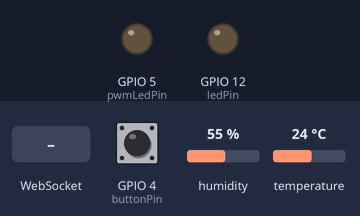
Bench run of a sketch on a simulated ESP8266 (NodeMCU). On the bench: output pins drawn as LEDs (lit = HIGH). The inputs (shaded band) are chosen by the test bench; at power-on: GPIO 4 (buttonPin) LOW, humidity 55 %, temperature 24 °C. WiFi joins after 1.5 s; servers stay silent unless stated; what the sketch prints to the serial monitor is not drawn.

Above: at 2.7 s.
2.8 s: WebSocket text "toggle" received
At 3.9 s:
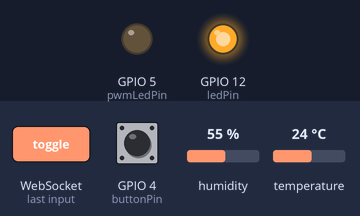
4.3 s: GPIO 4 (buttonPin) pulled HIGH for 0.15 s
At 5.5 s:
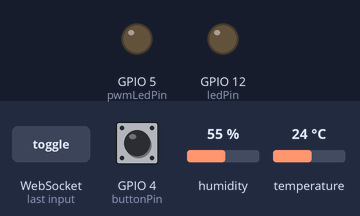
5.9 s: GPIO 4 (buttonPin) pulled HIGH for 1 s
At 6.9 s:
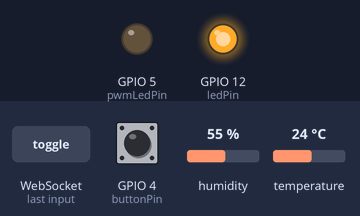
Timing chart, 0 to 8.9 s (numbered marks = the images above; inputs shaded):
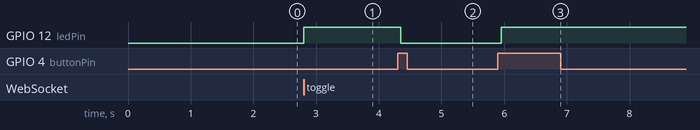

The sketch:

4.7_Tugas_Blink.ino
```cpp
#include <ESP8266WiFi.h>
#include <ESPAsyncTCP.h>
#include <ESPAsyncWebServer.h>
#include <DHT.h>

const char* ssid = "Network_eng";
const char* password = "d585de2865";

// Konfigurasi Pin
const byte dhtPin = 2;        // D4 (GPIO 2)
const byte buttonPin = 4;     // D2 (GPIO 4)
const byte ledPin = 12;       // D6 (GPIO 12) - LED Digital ON/OFF
const byte pwmLedPin = 5;     // D1 (GPIO 5)  - LED PWM Dimmer (Tugas 4.7)

DHT dht(dhtPin, DHT22);

// Variabel Pelacak Status (State & Cache)
bool ledState = false;
int pwmVal = 0;               // Variabel penampung nilai PWM
String currentTemp = "--";
String currentHum = "--";
int buttonState;
int lastButtonState = LOW;
unsigned long lastDebounceTime = 0;
const unsigned long debounceDelay = 50;
unsigned long lastTime = 0;

// Inisialisasi Async Web Server (port 80) & WebSocket (rute /ws)
AsyncWebServer server(80);
AsyncWebSocket ws("/ws");

// ---------------- HTML & JAVASCRIPT (FRONT-END) ----------------
const char index_html[] PROGMEM = R"rawliteral(
<!DOCTYPE html>
<html>
<head>
  <meta name="viewport" content="width=device-width, initial-scale=1">
  <title>Real-Time IoT Web</title>
  <style>
    body { font-family: Arial; text-align: center; }
    .card { background: #f0f0f0; margin: 20px auto; padding: 20px; max-width: 300px; border-radius: 10px; }
    button { padding: 15px 30px; font-size: 20px; border-radius: 5px; cursor: pointer; color: white;}
    .btn-on { background-color: #4CAF50; }
    .btn-off { background-color: #f44336; }
    .slider { width: 80%; cursor: pointer; }
  </style>
</head>
<body>
  <h1>Smart Room</h1>

  <div class="card">
    <h2>Suhu: <span id="tempValue">--</span> Celcius</h2>
  </div>

  <div class="card">
    <h2>Kelembapan: <span id="humValue">--</span> %</h2>
  </div>

  <div class="card">
    <h2>LED Digital: <span id="ledStatus">OFF</span></h2>
    <button id="toggleBtn" class="btn-off" onclick="toggleLed()">Turn ON</button>
  </div>

  <!-- Kartu Dimmer Slider PWM (Tugas 4.7) -->
  <div class="card">
    <h2>Dimmer LED: <span id="pwmText">0</span></h2>
    <input type="range" min="0" max="1023" value="0" class="slider" id="pwmSlider" oninput="sendPWM(this.value)">
  </div>

  <script>
    var gateway = `ws://${window.location.hostname}/ws`;
    var websocket;

    window.addEventListener('load', onLoad);
    function onLoad(event) { initWebSocket(); }

    function initWebSocket() {
      websocket = new WebSocket(gateway);
      websocket.onopen    = onOpen;
      websocket.onclose   = onClose;
      websocket.onmessage = onMessage;
    }

    function onOpen(event) { console.log('WebSocket Terkoneksi'); }
    function onClose(event) { setTimeout(initWebSocket, 2000); }

    function toggleLed(){
      websocket.send('toggle');
    }

    // Fungsi pengirim nilai slider PWM real-time
    function sendPWM(val){
      document.getElementById('pwmText').innerHTML = val;
      websocket.send('pwm,' + val);
    }

    function onMessage(event) {
      var dataObj = JSON.parse(event.data);

      if(dataObj.suhu !== undefined) {
         document.getElementById('tempValue').innerHTML = dataObj.suhu;
      }

      if(dataObj.hum !== undefined) {
         document.getElementById('humValue').innerHTML = dataObj.hum;
      }

      if(dataObj.led !== undefined) {
         var btn = document.getElementById('toggleBtn');
         var status = document.getElementById('ledStatus');
         if(dataObj.led == "1"){
           status.innerHTML = "ON";
           btn.innerHTML = "Turn OFF";
           btn.className = "btn-on";
         } else {
           status.innerHTML = "OFF";
           btn.innerHTML = "Turn ON";
           btn.className = "btn-off";
         }
      }

      if(dataObj.pwm !== undefined) {
         document.getElementById('pwmSlider').value = dataObj.pwm;
         document.getElementById('pwmText').innerHTML = dataObj.pwm;
      }
    }
  </script>
</body>
</html>
)rawliteral";

// ---------------- BACK-END & WEBSOCKET LOGIC ----------------

void notifyClients() {
  String jsonString = "{\"led\":\"" + String(ledState ? 1 : 0) + "\", ";
  jsonString += "\"suhu\":\"" + currentTemp + "\", ";
  jsonString += "\"hum\":\"" + currentHum + "\", ";
  jsonString += "\"pwm\":\"" + String(pwmVal) + "\"}";
  ws.textAll(jsonString);
}

// Handler pesan masuk dari browser
void handleWebSocketMessage(void *arg, uint8_t *data, size_t len) {
  AwsFrameInfo *info = (AwsFrameInfo*)arg;
  if (info->final && info->index == 0 && info->len == len && info->opcode == WS_TEXT) {
    data[len] = 0;
    String message = String((char*)data);

    // 1. Eksekusi Perintah Toggle Button
    if (message == "toggle") {
      ledState = !ledState;
      notifyClients();
    }

    // 2. Eksekusi Parsing String Perintah PWM Slider ("pwm,VAL")
    else if (message.startsWith("pwm,")) {
      String valStr = message.substring(4); // Mengambil karakter setelah "pwm,"
      pwmVal = valStr.toInt();              // Konversi teks angka ke integer
      analogWrite(pwmLedPin, pwmVal);       // Eksekusi tingkat kecerahan LED
      notifyClients();
    }
  }
}

void onEvent(AsyncWebSocket *server, AsyncWebSocketClient *client, AwsEventType type,
             void *arg, uint8_t *data, size_t len) {
  switch (type) {
    case WS_EVT_CONNECT:
      Serial.printf("Client WebSocket #%u terhubung\n", client->id());
      notifyClients();
      break;
    case WS_EVT_DISCONNECT:
      Serial.printf("Client WebSocket #%u terputus\n", client->id());
      break;
    case WS_EVT_DATA:
      handleWebSocketMessage(arg, data, len);
      break;
  }
}

void setup() {
  Serial.begin(115200);

  pinMode(buttonPin, INPUT);
  pinMode(ledPin, OUTPUT);
  digitalWrite(ledPin, LOW);

  // Inisialisasi Pin PWM LED (D1 / GPIO 5)
  pinMode(pwmLedPin, OUTPUT);
  analogWrite(pwmLedPin, pwmVal);

  dht.begin();

  WiFi.mode(WIFI_STA);
  WiFi.begin(ssid, password);
  while (WiFi.status() != WL_CONNECTED) { delay(500); Serial.print("."); }
  Serial.println("\nIP Address: " + WiFi.localIP().toString());

  server.on("/", HTTP_GET, [](AsyncWebServerRequest *request){
    request->send_P(200, "text/html", index_html);
  });

  ws.onEvent(onEvent);
  server.addHandler(&ws);
  server.begin();
}

void loop() {
  ws.cleanupClients();

  digitalWrite(ledPin, ledState ? HIGH : LOW);

  // Baca Tombol Fisik
  int reading = digitalRead(buttonPin);
  if (reading != lastButtonState) {
    lastDebounceTime = millis();
  }
  if ((millis() - lastDebounceTime) > debounceDelay) {
    if (reading != buttonState) {
      buttonState = reading;
      if (buttonState == HIGH) {
        ledState = !ledState;
        notifyClients();
      }
    }
  }
  lastButtonState = reading;

  // Baca Sensor DHT11 tiap 3 detik
  if ((millis() - lastTime) > 3000) {
    float t = dht.readTemperature();
    float h = dht.readHumidity();

    if(!isnan(t) && !isnan(h)) {
      currentTemp = String(t);
      currentHum = String(h);
      notifyClients();
    }
    lastTime = millis();
  }
}
```

Measured:
- after the input at 2.8 s, GPIO 12 (ledPin): LOW → HIGH at once
- after the input at 4.3 s, GPIO 12 (ledPin): HIGH → LOW after 0.05 s
- after the input at 5.9 s, GPIO 12 (ledPin): LOW → HIGH after 0.05 s
